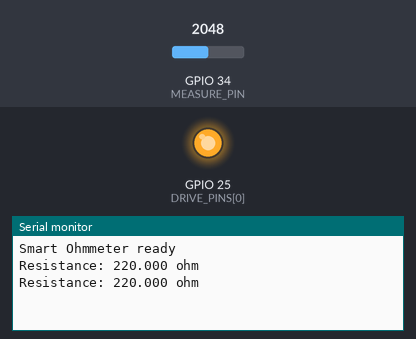
The sketch below on a simulated ESP32. Shown: output pins drawn as LEDs (lit = HIGH), the last lines printed to the serial monitor. The test bench sets the inputs (shaded band); at power-on: GPIO 34 (MEASURE_PIN) = 2048 (analog values on the 0–4095 scale).

Above: at 0.86 s.
1.3 s: GPIO 34 (MEASURE_PIN) set to 3298
At 1.4 s:
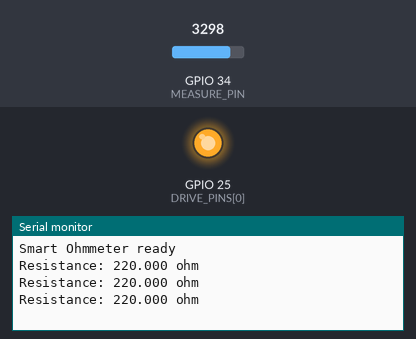
4.3 s: GPIO 34 (MEASURE_PIN) set to 3385
At 4.64 s:
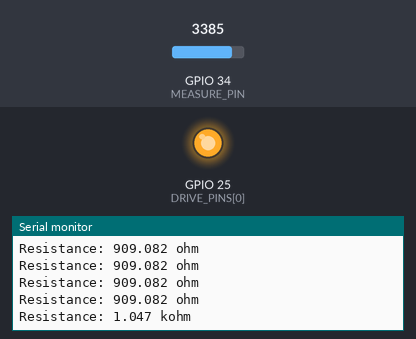

The sketch:

A6_Ohmmeter.ino
```cpp
#include <Arduino.h>

// ---------- Hardware ----------
// Each known resistor goes from its drive pin to the MEASURE node.
// The unknown resistor goes from the MEASURE node to GND.
#define MEASURE_PIN     34                     // ADC at the divider middle
#define RANGE_COUNT     4
const int   DRIVE_PINS[RANGE_COUNT]  = {25, 26, 27, 32};
const float KNOWN_OHMS[RANGE_COUNT]  = {220.0f, 1200.0f, 12000.0f, 47000.0f};   // put your measured values here

// ---------- Measurement settings ----------
#define DRIVE_MV        3300.0f                // drive pin HIGH level; measure yours with a multimeter
#define MID_MV          1650.0f                // best accuracy when the middle sits near half of DRIVE_MV
#define OPEN_MV         3100.0f                // at or above this on every range: nothing connected
#define SETTLE_MS       10
#define MEASURE_EVERY_MS 500

void releaseAllDrivePins() {
  for (int i = 0; i < RANGE_COUNT; i++) {
    pinMode(DRIVE_PINS[i], INPUT);             // Hi-Z: this resistor is out of the circuit
  }
}

uint32_t measureRange(int range) {             // returns the middle voltage in mV for one range
  releaseAllDrivePins();
  pinMode(DRIVE_PINS[range], OUTPUT);
  digitalWrite(DRIVE_PINS[range], HIGH);       // only this known resistor feeds the divider
  delay(SETTLE_MS);
  return analogReadMilliVolts(MEASURE_PIN);
}

void printResistance(float ohms) {
  if (ohms >= 1000000.0f) {
    return;                                    // 1 Mohm or more: out of range, not printed
  }
  Serial.print("Resistance: ");
  if (ohms < 1000.0f) {
    Serial.print(ohms, 3);
    Serial.println(" ohm");
  } else {
    Serial.print(ohms / 1000.0f, 3);
    Serial.println(" kohm");
  }
}

void setup() {
  Serial.begin(115200);
  analogReadResolution(12);
  releaseAllDrivePins();
  Serial.println("Smart Ohmmeter ready");
}

void loop() {
  int   bestRange = -1;
  float bestError = 1e9f;
  uint32_t bestMv = 0;

  // 1) Try every range and keep the one whose middle voltage is closest to MID_MV
  for (int range = 0; range < RANGE_COUNT; range++) {
    uint32_t mv = measureRange(range);
    float error = fabsf(mv - MID_MV);
    if (mv < OPEN_MV && error < bestError) {
      bestError = error;
      bestRange = range;
      bestMv    = mv;
    }
  }
  releaseAllDrivePins();

  // 2) Divider formula on the chosen range: Rx = Rknown x V / (Vdrive - V)
  if (bestRange >= 0) {
    float rx = KNOWN_OHMS[bestRange] * bestMv / (DRIVE_MV - bestMv);
    printResistance(rx);
  }                                            // no range below OPEN_MV: nothing connected, nothing printed

  delay(MEASURE_EVERY_MS);
}
```

Measured:
- the behaviour switches between 3356 and 3357 on GPIO 34 (MEASURE_PIN) (found by bisection; images 1 and 2)
- after the input at 4.3 s, the serial monitor: prints a new line after 0.07 s (image 2)
